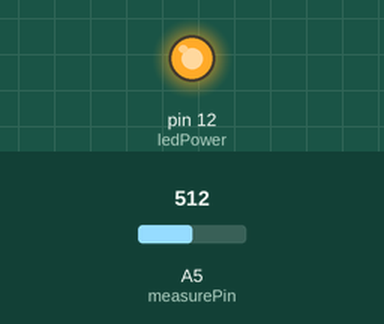
Simulated run of this sketch. Board: Arduino Uno, built with avr-gcc and run on an emulated ATmega328P. On the bench: output pins drawn as LEDs (lit = HIGH). The test bench sets the inputs (shaded band); at power-on: A5 (measurePin) = 512. What the sketch prints to the serial monitor is not drawn.

Above: at 1.8 s.
1.9 s: A5 (measurePin) set to 306
4.8 s: A5 (measurePin) set to 190
Timing chart, 0 to 7.8 s (numbered marks = the images above; inputs shaded):
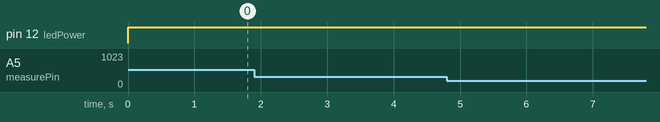

The sketch:

Arduino_dust.ino
```cpp
int measurePin = A5;
int ledPower = 12;

unsigned int samplingTime = 280;
unsigned int deltaTime = 40;
unsigned int sleepTime = 9680;

float voMeasured = 0;
float calcVoltage = 0;
float dustDensity = 0;

void setup(){
  Serial.begin(9600);
  pinMode(ledPower,OUTPUT);
}

void level(float data){
  if (data>300){
    Serial.println("Condition: DANGEROUS!!!!!!!");
  }
  else if (data>200){
    Serial.println("Condition: VERY BAD :(((");
  }
  else if (data>120){
    Serial.println("Condition: BAD :(( ");
  }
  else if (data>80){
    Serial.println("Condition: POOR :( ");
  }
  else if (data>30){
    Serial.println("Condition: SOSO :| ");
  }
  else if (data>0){
    Serial.println("Condition: GOOD :) ");
  }
  else{
    Serial.println("Condition: ERROR :0 ");
  }
}

void loop(){
  digitalWrite(ledPower,LOW);
  delayMicroseconds(samplingTime);

  voMeasured = analogRead(measurePin);

  delayMicroseconds(deltaTime);
  digitalWrite(ledPower,HIGH);
  delayMicroseconds(sleepTime);

  calcVoltage = voMeasured*(5.0/1024);
  dustDensity = 0.17*calcVoltage-0.1;

  if ( dustDensity < 0)
  {
    dustDensity = 0.00;
  }
  float microgram = dustDensity*1000;
  Serial.println("-----------------------------------------");
  Serial.print("Dust Density : ");
  Serial.print(microgram);
  Serial.println(" µg");
  level(microgram);
  Serial.println("-----------------------------------------");
  delay(1000);
}
```
